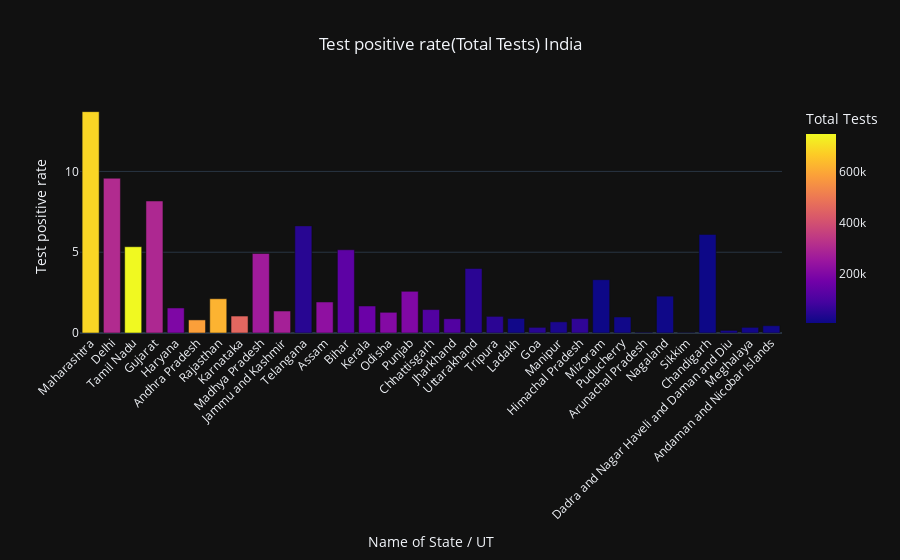

Notebook code for this chart:
### Markdown cell above
The above code displays the following graph which currently isnt helpful as it uses trendline='lowess' #can replace 'lowess' with 'ols'<br>LOWESS = (locally weighted scatterplot smoothing) <a> href="https://en.wikipedia.org/wiki/Local_regression" > Link for better understanding</a><br>OLS = (Ordinary Least Squared)<br>![fig1.png](attachment:fig1.png)<br>As we can see LOWESS needs larger amount of data for a better model<br>Also I need help with making this graph better since I'm restricted for using
<ol>
<li><code>x=range(len(confirmed_df))</code>in <code>px.scatter</code> since it wont otherwise give the trendline and </li>
<li><code>ticktext=confirmed_df[confirmed_df.columns[2]].values.astype(str)</code>in <code>fig.update_xaxes</code> for actually displaying dates on x axis and converted to string because otherwise a huge int/float is displayed on the x axis</li>
</ol>

### Code cell
bar_chart(temp_df, positive_rate_india, total_tests_india, 'India')

### Figure 1 — Plotly figure (JSON) as saved in the notebook; plotly's stock layout.template omitted (floating-point values rounded to 4 significant figures)
{"data": [{"alignmentgroup": "True", "hovertemplate": "Name of State / UT=%{x}<br>Test positive rate=%{y}<br>Total Tests=%{marker.color}<extra></extra>", "legendgroup": "", "marker": {"color": [686488, 304483, 748244, 296335, 193421, 583286, 622334, 457267, 263983, 276174, 44431, 227109, 130783, 157117, 205501, 198211, 110062, 110813, 47870, 49208, 11537, 44378, 26458, 56106, 5524, 10929, 16158, 7835, 6192, 6115, 19090, 13878, 11518], "coloraxis": "coloraxis"}, "name": "", "offsetgroup": "", "orientation": "v", "showlegend": false, "textposition": "auto", "type": "bar", "x": ["Maharashtra", "Delhi", "Tamil Nadu", "Gujarat", "Haryana", "Andhra Pradesh", "Rajasthan", "Karnataka", "Madhya Pradesh", "Jammu and Kashmir", "Telangana", "Assam", "Bihar", "Kerala", "Odisha", "Punjab", "Chhattisgarh", "Jharkhand", "Uttarakhand", "Tripura", "Ladakh", "Goa", "Manipur", "Himachal Pradesh", "Mizoram", "Puducherry", "Arunachal Pradesh", "Nagaland", "Sikkim", "Chandigarh", "Dadra and Nagar Haveli and Daman and Diu", "Meghalaya", "Andaman and Nicobar Islands"], "xaxis": "x", "y": [13.7, 9.58, 5.34, 8.17, 1.55, 0.81, 2.12, 1.05, 4.92, 1.36, 6.63, 1.92, 5.15, 1.67, 1.28, 2.58, 1.45, 0.88, 3.99, 1.03, 0.9, 0.35, 0.69, 0.89, 3.3, 0.99, 0.04, 2.28, 0.03, 6.1, 0.16, 0.35, 0.45], "yaxis": "y"}], "layout": {"barmode": "relative", "coloraxis": {"colorbar": {"title": {"text": "Total Tests"}}, "colorscale": [[0, "#0d0887"], [0.1111, "#46039f"], [0.2222, "#7201a8"], [0.3333, "#9c179e"], [0.4444, "#bd3786"], [0.5556, "#d8576b"], [0.6667, "#ed7953"], [0.7778, "#fb9f3a"], [0.8889, "#fdca26"], [1, "#f0f921"]]}, "hovermode": "x", "legend": {"tracegroupgap": 0}, "title": {"text": "Test positive rate(Total Tests) India", "x": 0.5, "xanchor": "center"}, "xaxis": {"anchor": "y", "domain": [0, 1], "tickangle": -45, "title": {"text": "Name of State / UT"}}, "yaxis": {"anchor": "x", "domain": [0, 1], "title": {"text": "Test positive rate"}}}}
